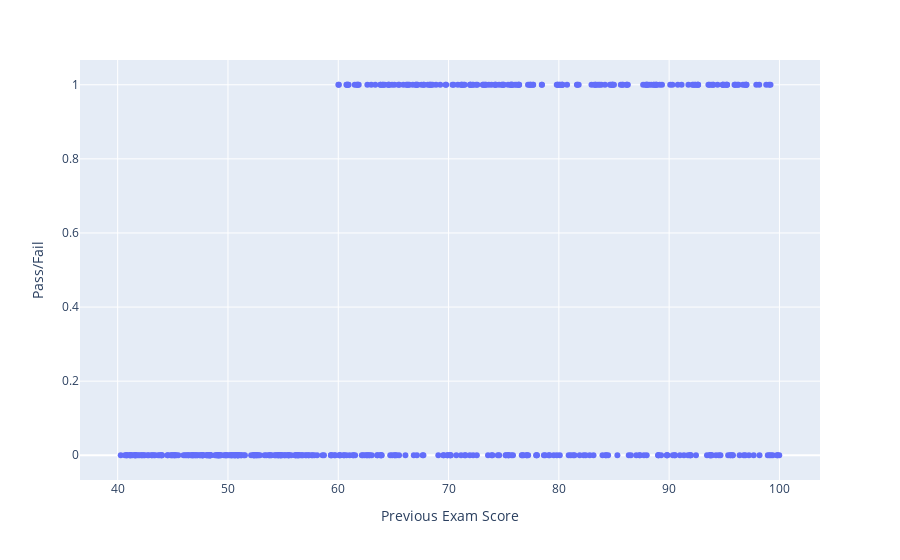

The cell this chart's notebook holds for it:
### Markdown cell above
# Data Visualization

### Code cell
fig = px.scatter(df, x = "Previous Exam Score", y = "Pass/Fail")
fig.show()

### Figure 1 — Plotly figure (JSON) as saved in the notebook; plotly's stock layout.template omitted (floating-point values rounded to 4 significant figures; data arrays with more than 128 entries replaced by an {"elided": "..."} marker saying what was removed)
{"data": [{"hovertemplate": "Previous Exam Score=%{x}<br>Pass/Fail=%{y}<extra></extra>", "legendgroup": "", "marker": {"color": "#636efa", "symbol": "circle"}, "mode": "markers", "name": "", "orientation": "v", "showlegend": false, "type": "scatter", "x": {"elided": "500 float values"}, "xaxis": "x", "y": {"elided": "500 int values"}, "yaxis": "y"}], "layout": {"legend": {"tracegroupgap": 0}, "margin": {"t": 60}, "xaxis": {"anchor": "y", "domain": [0, 1], "title": {"text": "Previous Exam Score"}}, "yaxis": {"anchor": "x", "domain": [0, 1], "title": {"text": "Pass/Fail"}}}}
